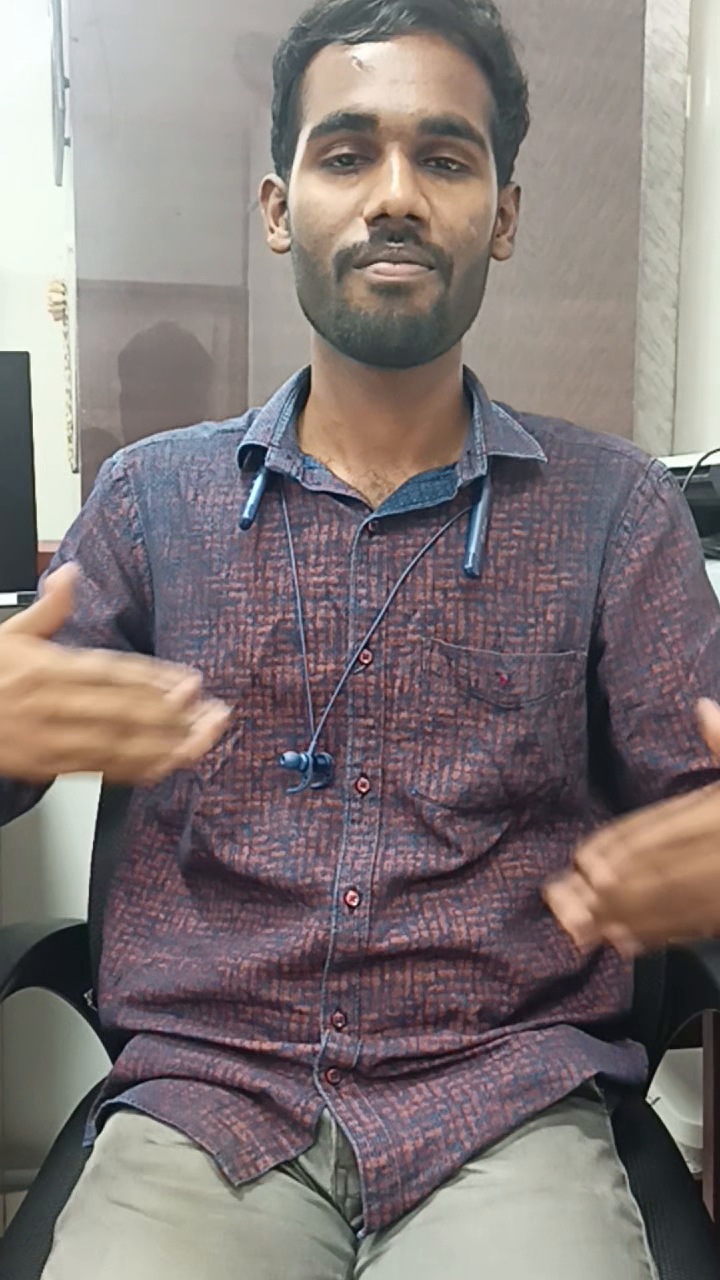
#> input picture frame 6 of VID20231226174804.mp4, 720 x 1280 px, given in place of the camera
$ python sample08.py
#> lines starting #> are read from the running program, lines starting #| are printed output that depends on the picture
import cv2
import numpy as np
import time
import os
from sklearn.metrics import precision_score, recall_score, accuracy_score, f1_score

# Initialize the video capture object
cap = cv2.VideoCapture(0)  # You can change the parameter to the desired camera index

# Initialize variables for frame differencing
prev_frame = None

# Initialize the MOG2 background subtractor with custom parameters
mog2_bg_subtractor = cv2.createBackgroundSubtractorMOG2(history=500, varThreshold=16, detectShadows=False)

# Set the capture duration to 6 seconds
capture_duration = 6  # in seconds

# Record the start time
start_time = time.time()

# Create a folder to store separated frames
output_frame_folder = '/home/raspberry/Desktop/sesan project-1/MOG002/output_frames/letter_frames004'
os.makedirs(output_frame_folder, exist_ok=True)

# Create video writer for final combined video
combined_video_writer = cv2.VideoWriter('/home/raspberry/Desktop/sesan project-1/MOG002/output_frames/letter_video004.mp4', cv2.VideoWriter_fourcc(*'mp4v'), 30, (640, 480))

# Initialize variables for evaluation metrics
true_labels = []
predicted_labels = []

frame_counter = 0

while time.time() - start_time < capture_duration:
    # Capture a frame
    ret, frame = cap.read()
#> frame is the input picture: shape (1280, 720, 3); mean B, G, R 119, 119.8, 129.2

    if not ret:
        break

    # Convert the frame to grayscale
    gray_frame = cv2.cvtColor(frame, cv2.COLOR_BGR2GRAY)
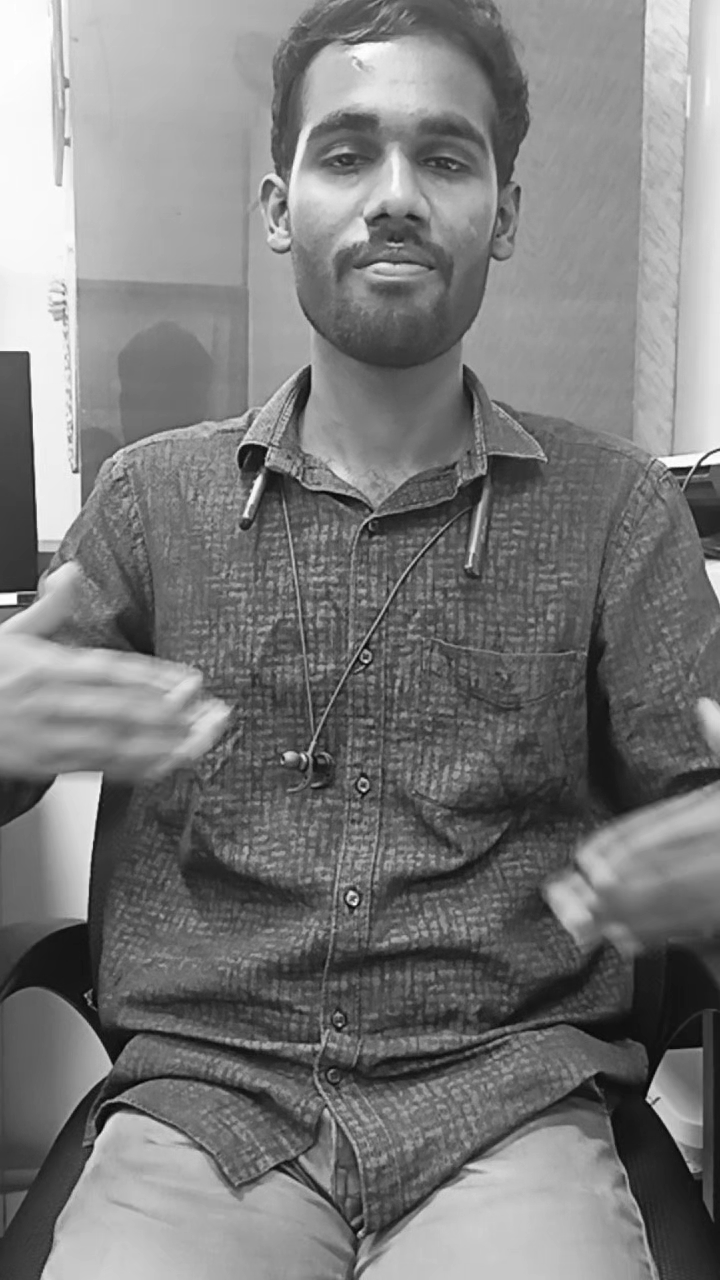
#> gray_frame: shape (1280, 720); min 4, max 255, mean 122.5

    # If it's the first frame, store it for future differencing
    if prev_frame is None:
        prev_frame = gray_frame
        continue

    # Compute the absolute difference between the current and previous frame
    frame_diff = cv2.absdiff(prev_frame, gray_frame)

    # Threshold the difference to get binary image
    _, threshold_diff = cv2.threshold(frame_diff, 30, 255, cv2.THRESH_BINARY)

    # Apply MOG2 background subtraction
    mog2_mask = mog2_bg_subtractor.apply(frame)

    # Find contours in the binary image
    contours, _ = cv2.findContours(threshold_diff, cv2.RETR_EXTERNAL, cv2.CHAIN_APPROX_SIMPLE)

    # Filter contours based on area (you can adjust the threshold)
    filtered_contours = [cnt for cnt in contours if cv2.contourArea(cnt) > 100]

    # Create a mask for the filtered contours
    contour_mask = np.zeros_like(threshold_diff)
    cv2.drawContours(contour_mask, filtered_contours, -1, (255), thickness=cv2.FILLED)

    # Apply the contour mask to the MOG2 result
    mog2_mask_filtered = cv2.bitwise_and(mog2_mask, contour_mask)

    # Morphological Opening to remove small noise
    kernel_opening = np.ones((5, 5), np.uint8)
    mog2_mask_filtered = cv2.morphologyEx(mog2_mask_filtered, cv2.MORPH_OPEN, kernel_opening)

    # Morphological Closing to close gaps in between fingers
    kernel_closing = np.ones((15, 15), np.uint8)
    mog2_mask_filtered = cv2.morphologyEx(mog2_mask_filtered, cv2.MORPH_CLOSE, kernel_closing)

    # Save consecutive frames
    output_frame_path = os.path.join(output_frame_folder, f'output_frame_{frame_counter}.png')
    cv2.imwrite(output_frame_path, mog2_mask_filtered)

    # Write frames to the final combined video
    combined_video_writer.write(mog2_mask_filtered)

    # Update the previous frame for the next iteration
    prev_frame = gray_frame

    # Ground truth (assuming you have a ground truth)
    # Replace this with your own logic to get the ground truth for each frame
    ground_truth = 1  # For example, if you have a ground truth that an object is present

    # Evaluate metrics
    true_labels.append(ground_truth)
    predicted_labels.append(np.sum(mog2_mask_filtered > 0))

    # Display the combined video in real-time
    cv2.imshow('Combined Video', mog2_mask_filtered)

    # Increment frame counter
    frame_counter += 1

    # Break the loop if 'q' key is pressed
    if cv2.waitKey(1) & 0xFF == ord('q'):
        break

# Calculate evaluation metrics using scikit-learn
precision = precision_score(true_labels, (np.array(predicted_labels) > 0).astype(int), average='binary')
#> precision = 1
recall = recall_score(true_labels, (np.array(predicted_labels) > 0).astype(int), average='binary')
#> recall = 1
accuracy = accuracy_score(true_labels, (np.array(predicted_labels) > 0).astype(int))
#> accuracy = 1
f1_score_sklearn = f1_score(true_labels, (np.array(predicted_labels) > 0).astype(int), average='binary')
#> f1_score_sklearn = 1

print("Metrics calculated using scikit-learn:")
print(f"Precision: {precision:.2f}")
#| Precision: 1.00
print(f"Recall: {recall:.2f}")
#| Recall: 1.00
print(f"Accuracy: {accuracy:.2f}")
#| Accuracy: 1.00
print(f"F1 Score: {f1_score_sklearn:.2f}")
#| F1 Score: 1.00

# Release the video capture object and video writer
cap.release()
combined_video_writer.release()
cv2.destroyAllWindows()

$ run again, starting later in the video
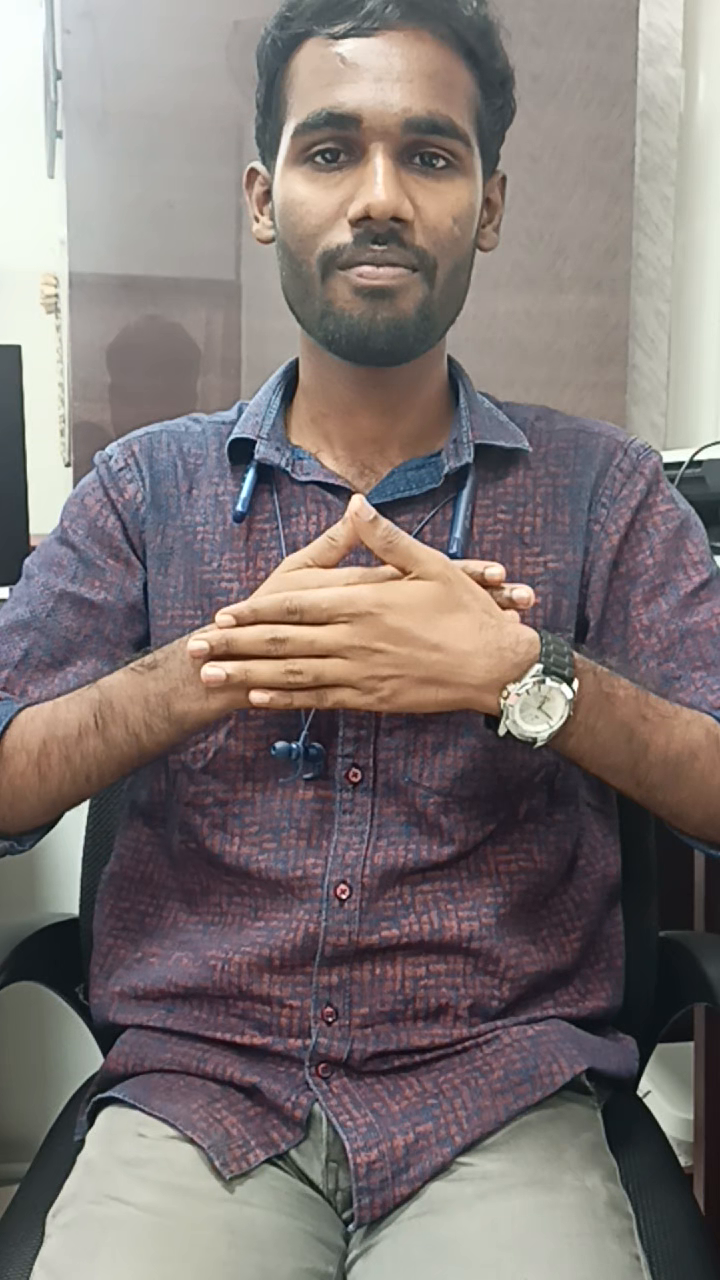
#> input picture frame 31 of VID20231226174804.mp4, 720 x 1280 px, given in place of the camera
#> frame is the input picture: shape (1280, 720, 3); mean B, G, R 116, 117.8, 127.1
#> `gray_frame = cv2.cvtColor(frame, cv2.COLOR_BGR2GRAY)`:
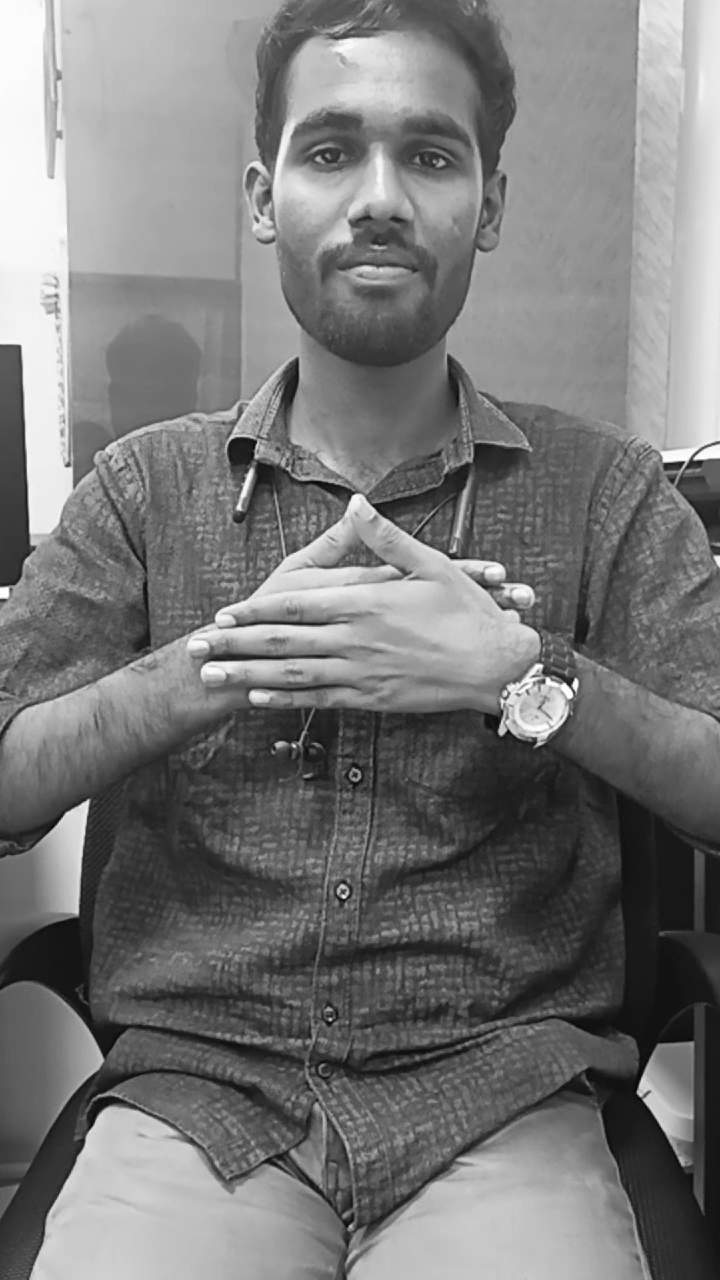
#> gray_frame: shape (1280, 720); min 4, max 255, mean 120.4
#> precision = 1
#| Precision: 1.00
#| Recall: 1.00
#| Accuracy: 1.00
#| F1 Score: 1.00

$ run again, starting later in the video
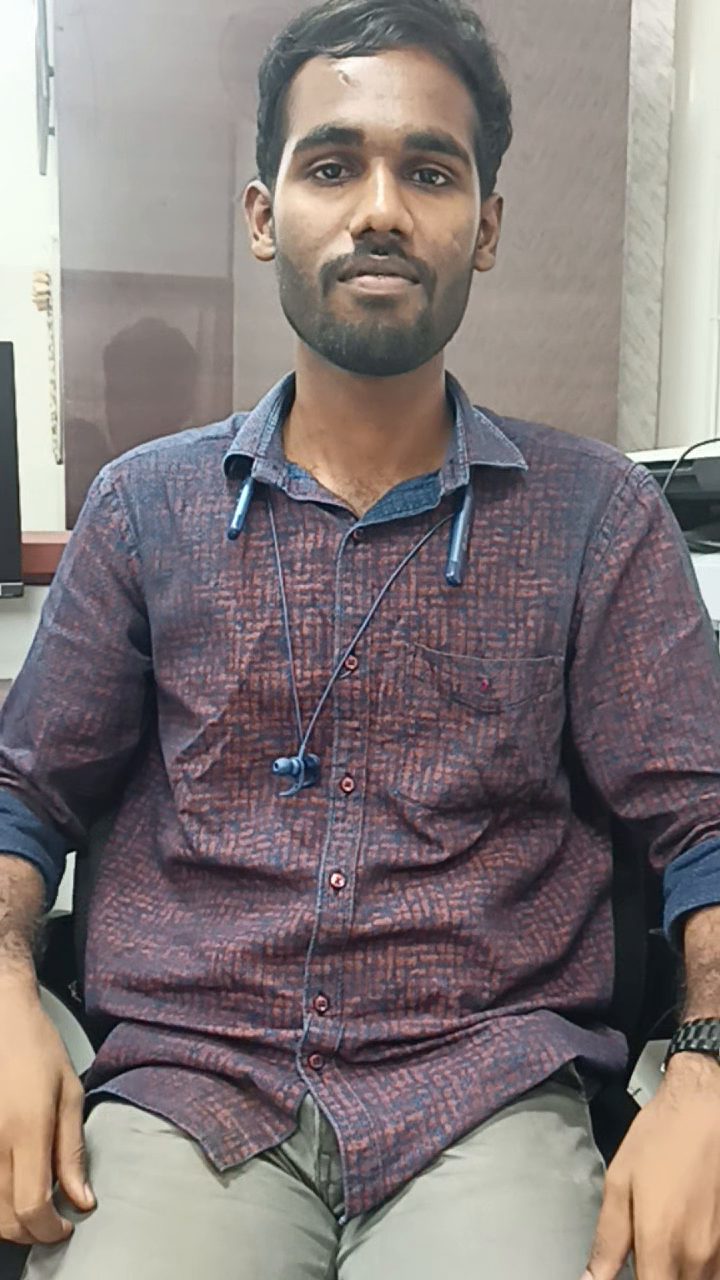
#> input picture frame 55 of VID20231226174804.mp4, 720 x 1280 px, given in place of the camera
#> frame is the input picture: shape (1280, 720, 3); mean B, G, R 120.3, 120.3, 130
#> `gray_frame = cv2.cvtColor(frame, cv2.COLOR_BGR2GRAY)`:
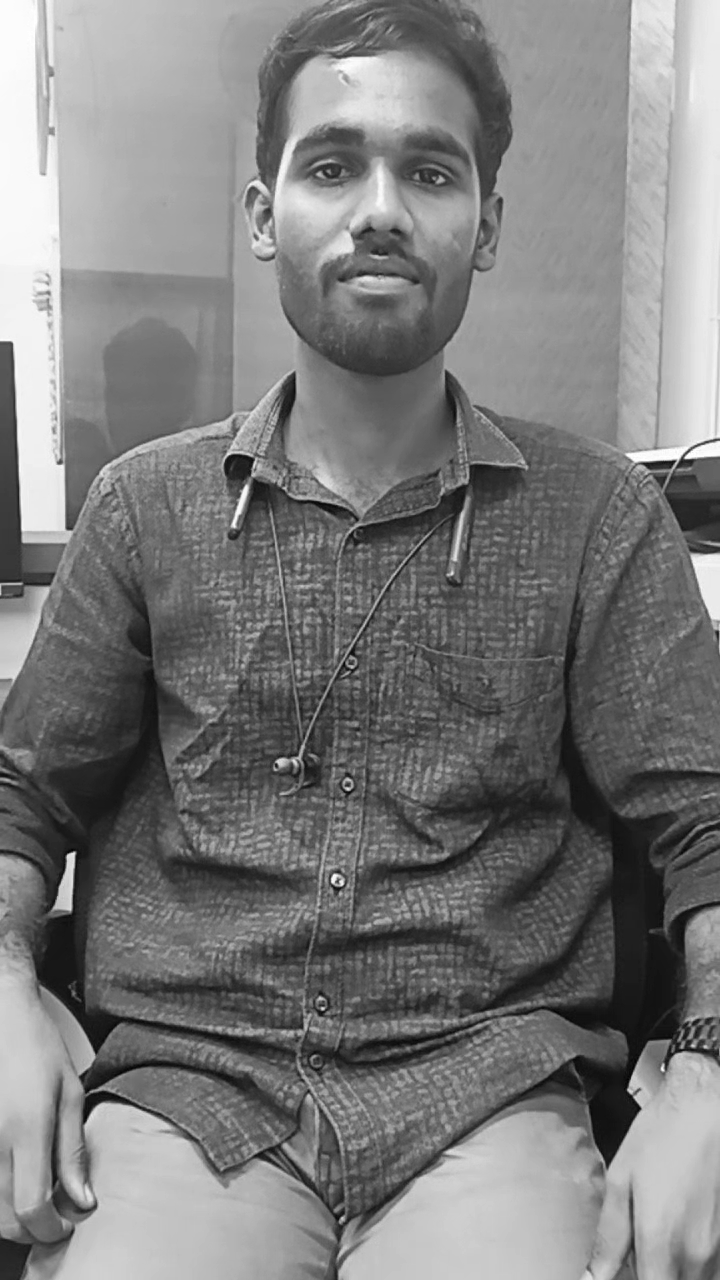
#> gray_frame: shape (1280, 720); min 2, max 255, mean 123.2
#> precision = 1
#| Precision: 1.00
#| Recall: 1.00
#| Accuracy: 1.00
#| F1 Score: 1.00
